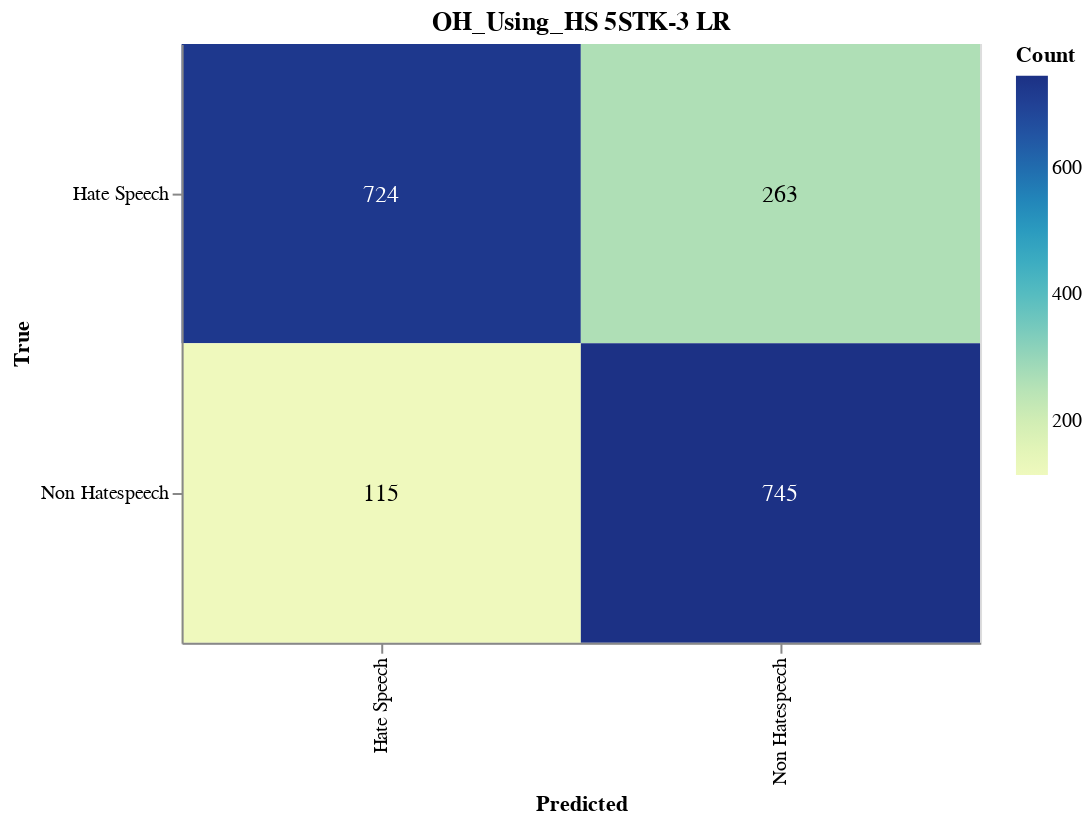

The notebook cell saved with this chart:
### Markdown cell above
#### Save CM

### Code cell
import altair as alt
import altair_saver
import pandas as pd
from sklearn.metrics import confusion_matrix

# Calculate the confusion matrix
cm = confusion_matrix(y_val, adjusted_predictions)

# Define class names
class_names = ['Hate Speech', 'Non Hatespeech']

# Convert confusion matrix to DataFrame
cm_df = pd.DataFrame(cm, index=class_names, columns=class_names).reset_index().melt(id_vars='index')
cm_df.columns = ['True', 'Predicted', 'Count']

# Ensure the order of categories
cm_df['True'] = pd.Categorical(cm_df['True'], categories=class_names, ordered=True)
cm_df['Predicted'] = pd.Categorical(cm_df['Predicted'], categories=class_names, ordered=True)

# Create the Altair plot
heatmap = alt.Chart(cm_df).mark_rect().encode(
    x=alt.X('Predicted:O', sort=class_names),
    y=alt.Y('True:O', sort=class_names),
    color='Count:Q',
    tooltip=['True', 'Predicted', 'Count']
).properties(
    width=400,
    height=300,
    title='OH_Using_HS 5STK-3 LR'
)

# Add text labels
text = heatmap.mark_text(
    align='center',
    baseline='middle',
    fontSize=12
).encode(
    text='Count:Q',
    color=alt.condition(
        alt.datum.Count > cm.max() / 2,
        alt.value('white'),
        alt.value('black')
    )
)

# Combine heatmap and text
final_chart = heatmap + text

# Display the plot
final_chart.show()

### Figure 1 — Vega-Lite specification as saved in the notebook (floating-point values rounded to 4 significant figures)
{"config": {"view": {"continuousWidth": 300, "continuousHeight": 300}}, "layer": [{"mark": {"type": "rect"}, "encoding": {"color": {"field": "Count", "type": "quantitative"}, "tooltip": [{"field": "True", "type": "ordinal"}, {"field": "Predicted", "type": "ordinal"}, {"field": "Count", "type": "quantitative"}], "x": {"field": "Predicted", "sort": ["Hate Speech", "Non Hatespeech"], "type": "ordinal"}, "y": {"field": "True", "sort": ["Hate Speech", "Non Hatespeech"], "type": "ordinal"}}, "title": "OH_Using_HS 5STK-3 LR"}, {"mark": {"type": "text", "align": "center", "baseline": "middle", "fontSize": 12}, "encoding": {"color": {"condition": {"test": "(datum.Count > 372.5)", "value": "white"}, "value": "black"}, "text": {"field": "Count", "type": "quantitative"}, "tooltip": [{"field": "True", "type": "ordinal"}, {"field": "Predicted", "type": "ordinal"}, {"field": "Count", "type": "quantitative"}], "x": {"field": "Predicted", "sort": ["Hate Speech", "Non Hatespeech"], "type": "ordinal"}, "y": {"field": "True", "sort": ["Hate Speech", "Non Hatespeech"], "type": "ordinal"}}, "title": "OH_Using_HS 5STK-3 LR"}], "data": {"name": "data-d87802c3ca52e2f05c62eda7ecd7a910"}, "height": 300, "width": 400, "$schema": "https://vega.github.io/schema/vega-lite/v5.17.0.json", "datasets": {"data-d87802c3ca52e2f05c62eda7ecd7a910": [{"True": "Hate Speech", "Predicted": "Hate Speech", "Count": 724}, {"True": "Non Hatespeech", "Predicted": "Hate Speech", "Count": 115}, {"True": "Hate Speech", "Predicted": "Non Hatespeech", "Count": 263}, {"True": "Non Hatespeech", "Predicted": "Non Hatespeech", "Count": 745}]}}
